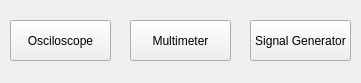
<?xml version="1.0" encoding="UTF-8"?>
<ui version="4.0">
 <class>ChooseType</class>
 <widget class="QWidget" name="ChooseType">
  <property name="geometry">
   <rect>
    <x>0</x>
    <y>0</y>
    <width>361</width>
    <height>83</height>
   </rect>
  </property>
  <property name="minimumSize">
   <size>
    <width>361</width>
    <height>83</height>
   </size>
  </property>
  <property name="maximumSize">
   <size>
    <width>361</width>
    <height>83</height>
   </size>
  </property>
  <property name="windowTitle">
   <string>Choose Device Type</string>
  </property>
  <widget class="QPushButton" name="osciloscopeButton">
   <property name="geometry">
    <rect>
     <x>10</x>
     <y>20</y>
     <width>101</width>
     <height>41</height>
    </rect>
   </property>
   <property name="text">
    <string>Osciloscope</string>
   </property>
  </widget>
  <widget class="QPushButton" name="multimeterButton">
   <property name="geometry">
    <rect>
     <x>130</x>
     <y>20</y>
     <width>101</width>
     <height>41</height>
    </rect>
   </property>
   <property name="text">
    <string>Multimeter</string>
   </property>
  </widget>
  <widget class="QPushButton" name="signalGeneratorButton">
   <property name="geometry">
    <rect>
     <x>250</x>
     <y>20</y>
     <width>101</width>
     <height>41</height>
    </rect>
   </property>
   <property name="text">
    <string>Signal Generator</string>
   </property>
  </widget>
 </widget>
 <resources/>
 <connections/>
</ui>
